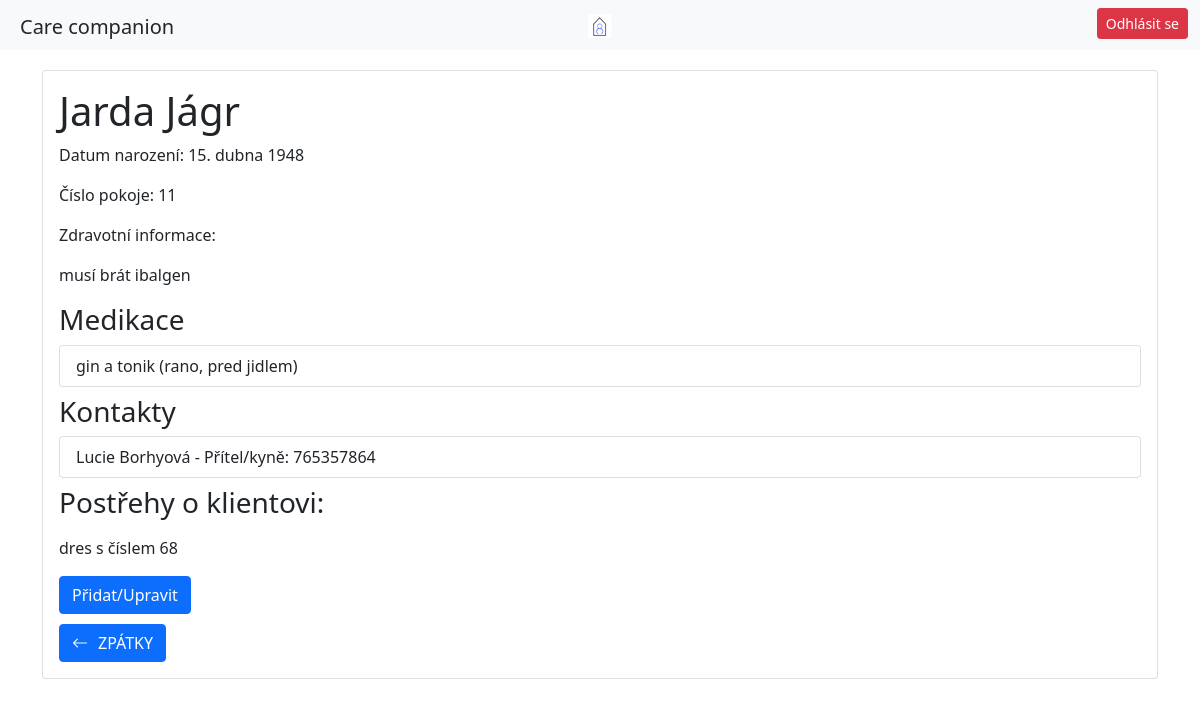
The app's page /opatrovnik/karty-klientu/Jarda-Jágr/ (signed in), older data.
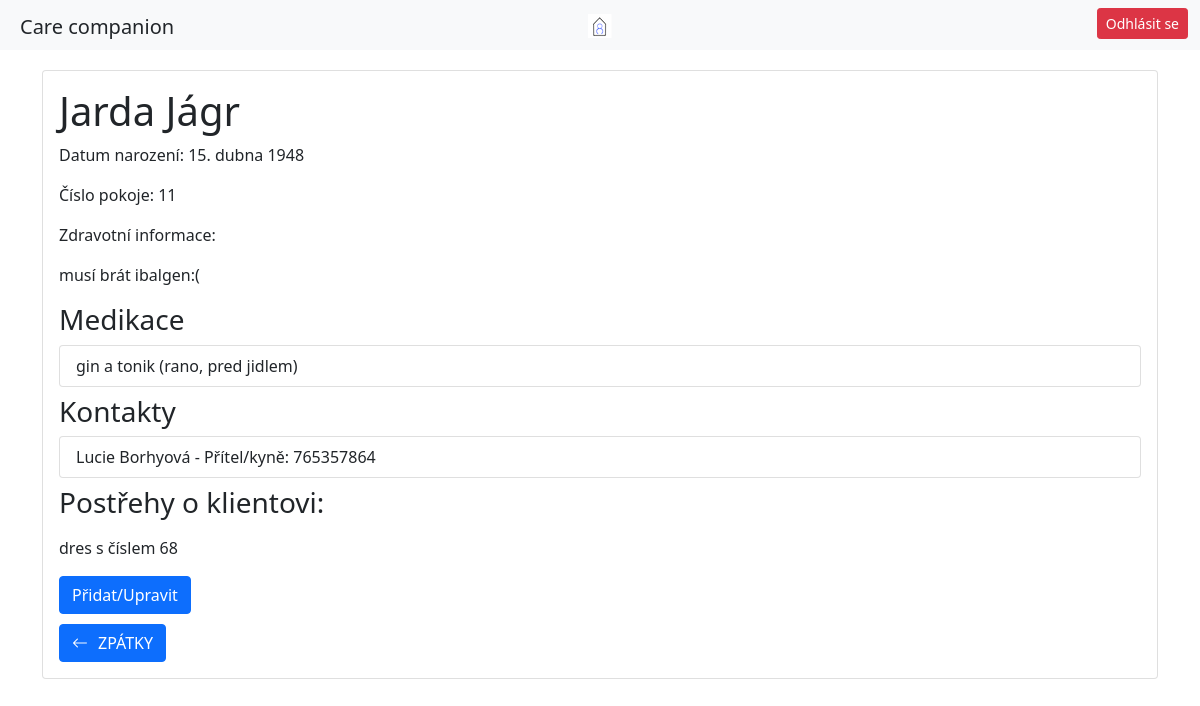
The same page, newer data.
### patient/models.py (models this page shows)
class Patient(models.Model):
    user = models.OneToOneField(User, on_delete=models.CASCADE, default='', related_name='patient_profile')
    date_of_admission = models.DateField()
    room_number = models.IntegerField()
    birthday = models.DateField()
    health_info = models.TextField()
    observations = models.TextField(blank=True, null=True)
    objects = models.Manager()
    class ContactManager(models.Manager):
        def create_contact(self, patient, relationship, name, phone_number):
            return self.create(patient=patient, relationship=relationship, name=name, phone_number=phone_number)
    class MedicationIntakeManager(models.Manager):
        def create_medication(self, patient, medication, when, how):
            return self.create(patient=patient, medication=medication, when=when, how=how)
    medications = MedicationIntakeManager()
    contacts = ContactManager()
    class ActivityManager(models.Manager):
        def create_activity(self, patient, date, time, description):
            return self.create(patient=patient, date=date, time=time, description=description)
    activities = ActivityManager()
    @property
    def first_name(self):
        return self.user.first_name
    @property
    def last_name(self):
        return self.user.last_name

### home/decorators.py (the view)
        def _wrapped_view(request, *args, **kwargs):
            if request.user.is_authenticated:
                groups = request.user.groups.values_list('name', flat=True)
                if group_name in groups:
                    return view_func(request, *args, **kwargs)
            return redirect('login_user')

### caregiver/views.py (called while the page is built)
@caregiver_required
def patient_info(request, full_name_of_patient):
    first_name, last_name = full_name_of_patient.split('-')
    patient = Patient.objects.get(user__first_name=first_name, user__last_name=last_name)
    form = ObservationForm(request.POST or None, instance=patient)
    if form.is_valid():
        form.save()
        return redirect('patient_info', full_name_of_patient)
    context = {
        'patient': patient,
        'form': form
    }
    return render(request, 'patient_info.html', context)

### caregiver/templates/patient_info.html (shortened to what this page needs)
{% extends 'base_caregiver.html' %}
{% load static %}
{% block navbar %}
     <a href="{% url 'index_caregiver' %}"><img src="{% static 'CareLogo.png' %}" alt="Italian Trulli"></a>
{% endblock %}
{% block content %}
<div class="container">
    <div class="card">
        <div class="card-body">
            <h1 class="card-title">{{ patient.first_name }} {{ patient.last_name }}</h1>
            <p class="card-text">Datum narození: {{ patient.birthday }}</p>
            <p class="card-text">Číslo pokoje: {{ patient.room_number }}</p>
            <p class="card-text">Zdravotní informace: {{ patient.health_info|linebreaks }}</p>
            <h3>Medikace</h3>
            <ul class="list-group">
                {% for medication_intake in patient.medicationintake_set.all %}
                    <li class="list-group-item">{{ medication_intake.medication }} ({{ medication_intake.when }}, {{ medication_intake.how }})</li>
                {% endfor %}
            </ul>
            <h3 class="pt-2">Kontakty</h3>
            <ul class="list-group">
                {% for contact in patient.contact_set.all %}
                    <li class="list-group-item">{{ contact.name }} - {{ contact.get_relationship_display }}: {{ contact.phone_number }}</li>
                {% endfor %}
            </ul>
            <h3 class="pt-2">Postřehy o klientovi:</h3>
            {% if not form.instance.observations %}
                <div id="current-observations" style="display: none;">
            {% else %}
                <div id="current-observations">
            {% endif %}
                <p>{{ patient.observations|linebreaks }}</p>
            </div>
            <button id="edit-observations" class="btn btn-primary" style="margin-top: 0px; margin-bottom: 10px">Přidat/Upravit</button>
            <br>
            <div class="container-fluid text-start">
                <a href="{% url 'medical_cards' %}" class="btn btn-primary"><i class="bi bi-arrow-left" style="margin-right: 10px;"></i>ZPÁTKY</a>
            </div>
        </div>
    </div>
</div>
</div>
{% endblock %}

Row changes from the older to the newer data that the page shows:
changed Patient "dres s číslem 68": health_info "musí brát ibalgen" → "musí brát ibalgen:("
